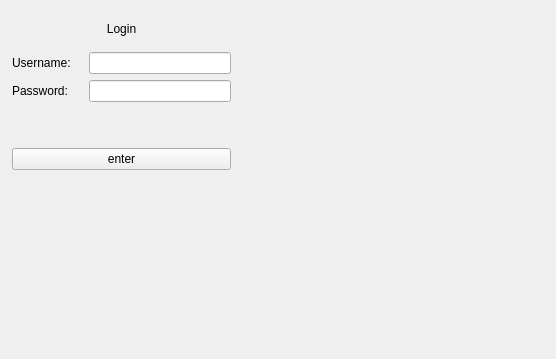
<?xml version="1.0" encoding="UTF-8"?>
<ui version="4.0">
 <class>MainWindow</class>
 <widget class="QMainWindow" name="MainWindow">
  <property name="geometry">
   <rect>
    <x>0</x>
    <y>0</y>
    <width>556</width>
    <height>359</height>
   </rect>
  </property>
  <property name="windowTitle">
   <string>MainWindow</string>
  </property>
  <property name="styleSheet">
   <string notr="true">color: rgb(0, 0, 0);
</string>
  </property>
  <widget class="QWidget" name="centralwidget">
   <widget class="QWidget" name="">
    <property name="geometry">
     <rect>
      <x>12</x>
      <y>12</y>
      <width>219</width>
      <height>158</height>
     </rect>
    </property>
    <layout class="QVBoxLayout" name="verticalLayout">
     <item>
      <widget class="QLabel" name="create_user_title">
       <property name="styleSheet">
        <string notr="true">font: 18pt &quot;MS Shell Dlg 2&quot;;</string>
       </property>
       <property name="text">
        <string>&lt;html&gt;&lt;head/&gt;&lt;body&gt;&lt;p align=&quot;center&quot;&gt;Login&lt;/p&gt;&lt;/body&gt;&lt;/html&gt;</string>
       </property>
      </widget>
     </item>
     <item>
      <layout class="QHBoxLayout" name="horizontalLayout">
       <item>
        <widget class="QLabel" name="username_lb">
         <property name="minimumSize">
          <size>
           <width>71</width>
           <height>0</height>
          </size>
         </property>
         <property name="styleSheet">
          <string notr="true"/>
         </property>
         <property name="text">
          <string>Username:</string>
         </property>
        </widget>
       </item>
       <item>
        <widget class="QLineEdit" name="username_entry_le"/>
       </item>
      </layout>
     </item>
     <item>
      <layout class="QHBoxLayout" name="horizontalLayout_3">
       <item>
        <widget class="QLabel" name="password_lb">
         <property name="minimumSize">
          <size>
           <width>71</width>
           <height>0</height>
          </size>
         </property>
         <property name="styleSheet">
          <string notr="true"/>
         </property>
         <property name="text">
          <string>Password:</string>
         </property>
        </widget>
       </item>
       <item>
        <widget class="QLineEdit" name="password_entry_le"/>
       </item>
      </layout>
     </item>
     <item>
      <widget class="QLabel" name="return_lb">
       <property name="text">
        <string/>
       </property>
      </widget>
     </item>
     <item>
      <widget class="QPushButton" name="enter_btn">
       <property name="text">
        <string>enter</string>
       </property>
      </widget>
     </item>
    </layout>
   </widget>
  </widget>
 </widget>
 <resources/>
 <connections/>
</ui>
